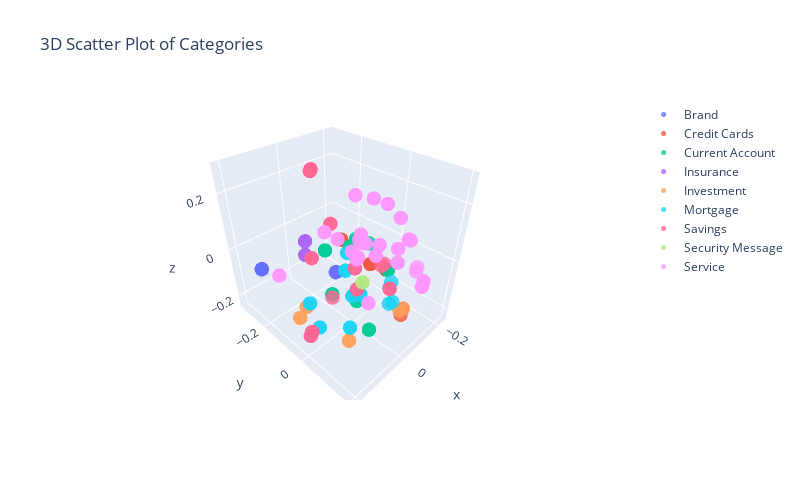

Notebook code cell kept with this figure:
### Code cell
import plotly.graph_objs as go
import numpy as np

fig = go.Figure()

for i, cat in enumerate(categories):
    sub_matrix = np.array(df[df["category"] == cat]["embed_vis"].to_list())
    x = sub_matrix[:, 0]
    y = sub_matrix[:, 1]
    z = sub_matrix[:, 2]

    fig.add_trace(
        go.Scatter3d(
            x=x,
            y=y,
            z=z,
            mode="markers",
            marker=dict(size=5, color=i, colorscale="Viridis", opacity=0.8),
            name=cat,
        )
    )

fig.update_layout(
    autosize=False,
    title="3D Scatter Plot of Categories",
    width=800,
    height=500,
    margin=dict(l=50, r=50, b=100, t=100, pad=10),
    scene=dict(
        xaxis=dict(title="x"),
        yaxis=dict(title="y"),
        zaxis=dict(title="z"),
    ),
)

fig.show()
